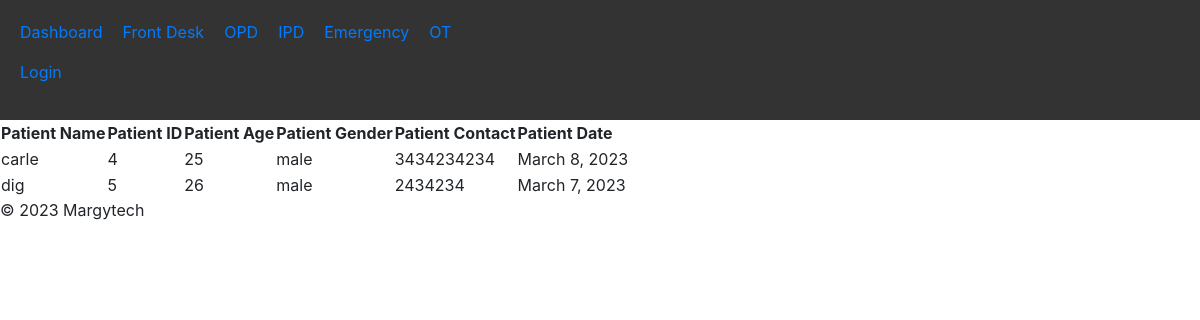
The app's page /emergency_details/ with its own data.
### HIS/models.py (models this page shows, shortened)
class Patient(models.Model):
    name = models.CharField(max_length=255)
    age = models.IntegerField()
    gender = models.CharField(max_length=10)
    contact_info = models.CharField(max_length=100)
    patient_type = [
        ('OPD', 'OPD'),
        ('IPD', 'IPD'),
        ('Emergency', 'Emergency'),
        ]
    patient_type = models.CharField(max_length=20, choices=patient_type)
    Date = models.DateField()

### HIS/views.py (the view)
# urls.py: path('emergency_details/',emergency_details,name="emergency_details"),
def emergency_details(request):
    emergency_count = Patient.objects.filter(patient_type='Emergency')
    context = {'emergency_count': emergency_count}
    return render(request, 'emergency/emergencydetails.html', context)

### HIS/templates/emergency/emergencydetails.html (shortened to what this page needs)
{% extends "base.html" %}
{% block content %}
<link rel="stylesheet" href="https://stackpath.bootstrapcdn.com/bootstrap/4.3.1/css/bootstrap.min.css">
<table>
  <thead>
    <tr>
      <th>Patient Name</th>
      <th>Patient ID</th>
      <th>Patient Age</th>
      <th>Patient Gender</th>
      <th>Patient Contact</th>
      <th>Patient Date</th>
    </tr>
  </thead>
  <tbody>
    {% for patient in emergency_count %}
    <tr>
      <td>{{ patient.name }}</td>
      <td>{{ patient.id }}</td>
      <td>{{ patient.age }}</td>
      <td>{{ patient.gender }}</td>
      <td>{{ patient.contact_info }}</td>
      <td>{{ patient.Date }}</td>
    </tr>
    {% endfor %}
  </tbody>
</table>
{% endblock %}

### records on screen
Patient: name "carle", id "4", age "25", gender "male", contact_info "3434234234", Date "March 8, 2023"
Patient: name "dig", id "5", age "26", gender "male", contact_info "2434234", Date "March 7, 2023"
